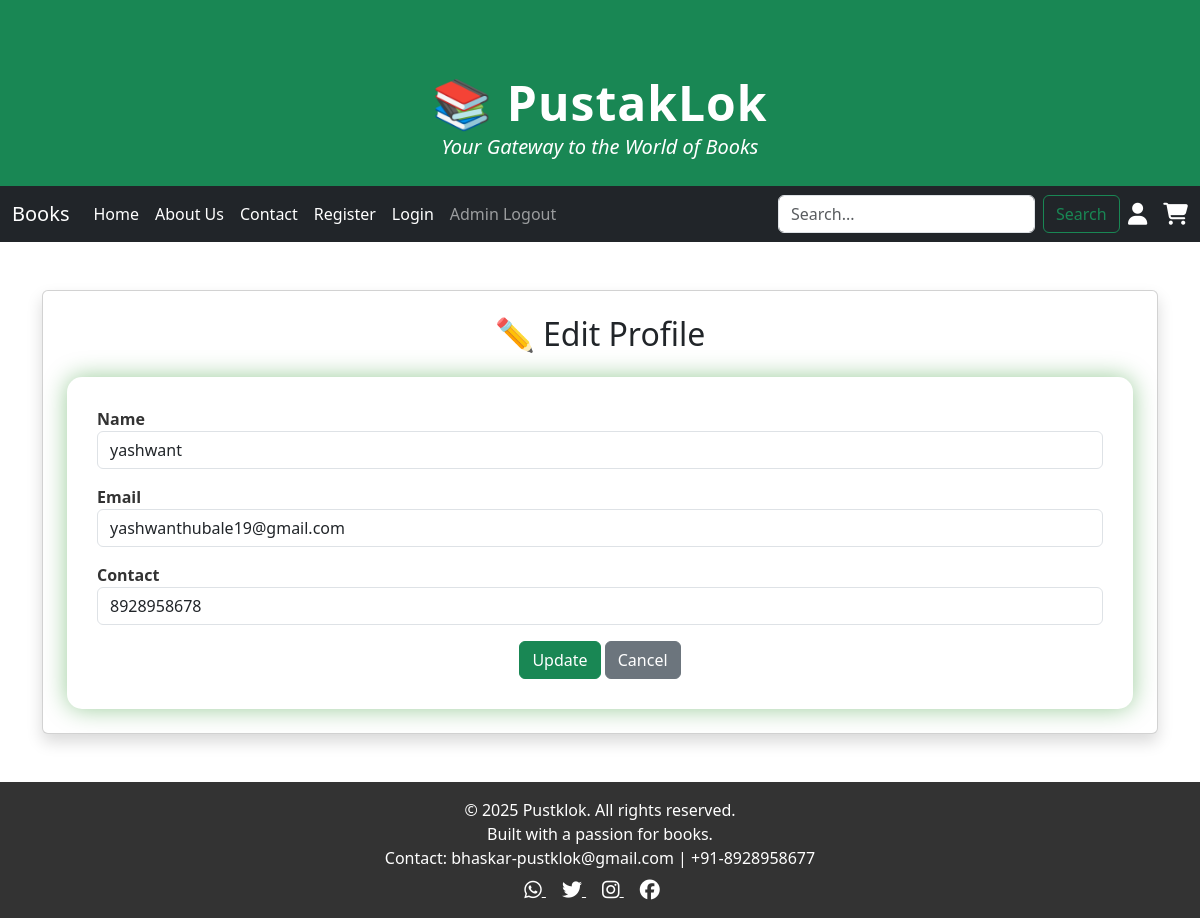
The page /edit_page/ (signed in) on the database its author committed.
### mynewapp/models.py (models this page shows, shortened)
class User(models.Model):
    uid=models.AutoField(primary_key=True)
    uname=models.CharField(max_length=50)
    email=models.CharField(max_length=50,unique=True)
    gender=models.CharField(max_length=10)
    password=models.CharField(max_length=50)
    contact=models.IntegerField()

### mynewapp/views.py (the view)
# urls.py: path("edit_page/",views.edit_page,name="edit_page"),
def edit_page(request):
    uname = request.session.get("u_name")
    if not uname:
        return redirect("login")
    try:
        data = User.objects.get(uname=uname)
    except User.DoesNotExist:
        messages.error(request, "User not found.")
        return redirect("login")
    locate = {"data": data}
    return render(request, "edit_page.html", locate)

### mynewapp/templates/edit_page.html (shortened to what this page needs)
{% extends 'master.html' %}
{% block body %}
<div class="container mt-5 mb-5">
    <div class="card shadow p-4">
        <h2 class="text-center mb-4">✏ Edit Profile</h2>
        <form method="POST" action="{% url 'update' %}">
            <div class="mb-3">
                <label>Name</label>
                <input type="text" class="form-control" value="{{ data.uname }}" readonly>
            </div>
            <div class="mb-3">
                <label>Email</label>
                <input type="email" name="email" class="form-control" value="{{ data.email }}">
            </div>
            <div class="mb-3">
                <label>Contact</label>
                <input type="text" name="contact" class="form-control" value="{{ data.contact }}">
            </div>
            <div class="text-center mt-3">
                <button type="submit" class="btn btn-success">Update</button>
                <a href="{% url 'profile' %}" class="btn btn-secondary">Cancel</a>
            </div>
        </form>
    </div>
</div>
{% endblock %}

### mynewapp/static/css/style.css (style rules this page uses)
* { padding:0px; margin:0px; }
.container { margin-top: 50px; }
.container form { background-color: #ffffff; padding: 30px; border-radius: 15px; box-shadow: 0 0 25px rgba(0,128,0,0.4); transition: transform 0.5s ease; }
.container label { font-weight: 600; color: #333; }
.container input[type="text"], .container input[type="number"], .container input[type="email"], .container input[type="password"], .container input[type="radio"] { margin-bottom: 15px; }
.card { height: 100%; display: flex; flex-direction: column; justify-content: space-between; }

### rows shown on the page
User: uname "yashwant", email "yashwanthubale19@gmail.com", contact "8928958678"
